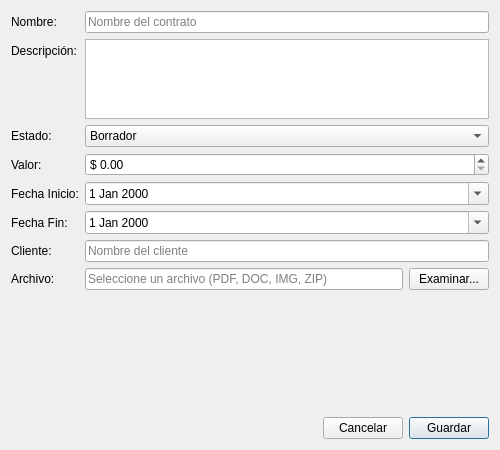
<?xml version="1.0" encoding="UTF-8"?>
<ui version="4.0">
 <class>ContractDialog</class>
 <widget class="QDialog" name="ContractDialog">
  <property name="geometry">
   <rect>
    <x>0</x>
    <y>0</y>
    <width>500</width>
    <height>450</height>
   </rect>
  </property>
  <property name="windowTitle">
   <string>Nuevo Contrato</string>
  </property>
  <property name="modal">
   <bool>true</bool>
  </property>
  <layout class="QVBoxLayout" name="verticalLayout">
   <item>
    <layout class="QFormLayout" name="formLayout">
     <item row="0" column="0">
      <widget class="QLabel" name="labelNombre">
       <property name="text">
        <string>Nombre:</string>
       </property>
      </widget>
     </item>
     <item row="0" column="1">
      <widget class="QLineEdit" name="lineEditNombre">
       <property name="placeholderText">
        <string>Nombre del contrato</string>
       </property>
      </widget>
     </item>
     <item row="1" column="0">
      <widget class="QLabel" name="labelDescripcion">
       <property name="text">
        <string>Descripción:</string>
       </property>
      </widget>
     </item>
     <item row="1" column="1">
      <widget class="QPlainTextEdit" name="plainTextEditDescripcion">
       <property name="maximumSize">
        <size>
         <width>16777215</width>
         <height>80</height>
        </size>
       </property>
      </widget>
     </item>
     <item row="2" column="0">
      <widget class="QLabel" name="labelEstado">
       <property name="text">
        <string>Estado:</string>
       </property>
      </widget>
     </item>
     <item row="2" column="1">
      <widget class="QComboBox" name="comboBoxEstado">
       <item>
        <property name="text">
         <string>Borrador</string>
        </property>
       </item>
       <item>
        <property name="text">
         <string>Activo</string>
        </property>
       </item>
       <item>
        <property name="text">
         <string>En Revisión</string>
        </property>
       </item>
       <item>
        <property name="text">
         <string>Firmado</string>
        </property>
       </item>
       <item>
        <property name="text">
         <string>Finalizado</string>
        </property>
       </item>
       <item>
        <property name="text">
         <string>Cancelado</string>
        </property>
       </item>
      </widget>
     </item>
     <item row="3" column="0">
      <widget class="QLabel" name="labelValor">
       <property name="text">
        <string>Valor:</string>
       </property>
      </widget>
     </item>
     <item row="3" column="1">
      <widget class="QDoubleSpinBox" name="doubleSpinBoxValor">
       <property name="prefix">
        <string>$ </string>
       </property>
       <property name="maximum">
        <double>999999999.990000000000000</double>
       </property>
      </widget>
     </item>
     <item row="4" column="0">
      <widget class="QLabel" name="labelFechaInicio">
       <property name="text">
        <string>Fecha Inicio:</string>
       </property>
      </widget>
     </item>
     <item row="4" column="1">
      <widget class="QDateEdit" name="dateEditFechaInicio">
       <property name="calendarPopup">
        <bool>true</bool>
       </property>
      </widget>
     </item>
     <item row="5" column="0">
      <widget class="QLabel" name="labelFechaFin">
       <property name="text">
        <string>Fecha Fin:</string>
       </property>
      </widget>
     </item>
     <item row="5" column="1">
      <widget class="QDateEdit" name="dateEditFechaFin">
       <property name="calendarPopup">
        <bool>true</bool>
       </property>
      </widget>
     </item>
     <item row="6" column="0">
      <widget class="QLabel" name="labelCliente">
       <property name="text">
        <string>Cliente:</string>
       </property>
      </widget>
     </item>
     <item row="6" column="1">
      <widget class="QLineEdit" name="lineEditCliente">
       <property name="placeholderText">
        <string>Nombre del cliente</string>
       </property>
      </widget>
     </item>
     <item row="7" column="0">
      <widget class="QLabel" name="labelArchivo">
       <property name="text">
        <string>Archivo:</string>
       </property>
      </widget>
     </item>
     <item row="7" column="1">
      <layout class="QHBoxLayout" name="horizontalLayoutArchivo">
       <item>
        <widget class="QLineEdit" name="lineEditArchivo">
         <property name="readOnly">
          <bool>true</bool>
         </property>
         <property name="placeholderText">
          <string>Seleccione un archivo (PDF, DOC, IMG, ZIP)</string>
         </property>
        </widget>
       </item>
       <item>
        <widget class="QPushButton" name="pushButtonExaminar">
         <property name="text">
          <string>Examinar...</string>
         </property>
        </widget>
       </item>
      </layout>
     </item>
    </layout>
   </item>
   <item>
    <spacer name="verticalSpacer">
     <property name="orientation">
      <enum>Qt::Vertical</enum>
     </property>
     <property name="sizeHint" stdset="0">
      <size>
       <width>20</width>
       <height>40</height>
      </size>
     </property>
    </spacer>
   </item>
   <item>
    <layout class="QHBoxLayout" name="horizontalLayout">
     <item>
      <spacer name="horizontalSpacer">
       <property name="orientation">
        <enum>Qt::Horizontal</enum>
       </property>
       <property name="sizeHint" stdset="0">
        <size>
         <width>40</width>
         <height>20</height>
        </size>
       </property>
      </spacer>
     </item>
     <item>
      <widget class="QPushButton" name="pushButtonCancelar">
       <property name="text">
        <string>Cancelar</string>
       </property>
      </widget>
     </item>
     <item>
      <widget class="QPushButton" name="pushButtonGuardar">
       <property name="text">
        <string>Guardar</string>
       </property>
       <property name="default">
        <bool>true</bool>
       </property>
      </widget>
     </item>
    </layout>
   </item>
  </layout>
 </widget>
 <resources/>
 <connections>
  <connection>
   <sender>pushButtonCancelar</sender>
   <signal>clicked()</signal>
   <receiver>ContractDialog</receiver>
   <slot>reject()</slot>
   <hints>
    <hint type="sourcelabel">
     <x>350</x>
     <y>420</y>
    </hint>
    <hint type="destinationlabel">
     <x>250</x>
     <y>225</y>
    </hint>
   </hints>
  </connection>
  <connection>
   <sender>pushButtonGuardar</sender>
   <signal>clicked()</signal>
   <receiver>ContractDialog</receiver>
   <slot>accept()</slot>
   <hints>
    <hint type="sourcelabel">
     <x>430</x>
     <y>420</y>
    </hint>
    <hint type="destinationlabel">
     <x>250</x>
     <y>225</y>
    </hint>
   </hints>
  </connection>
 </connections>
</ui>
